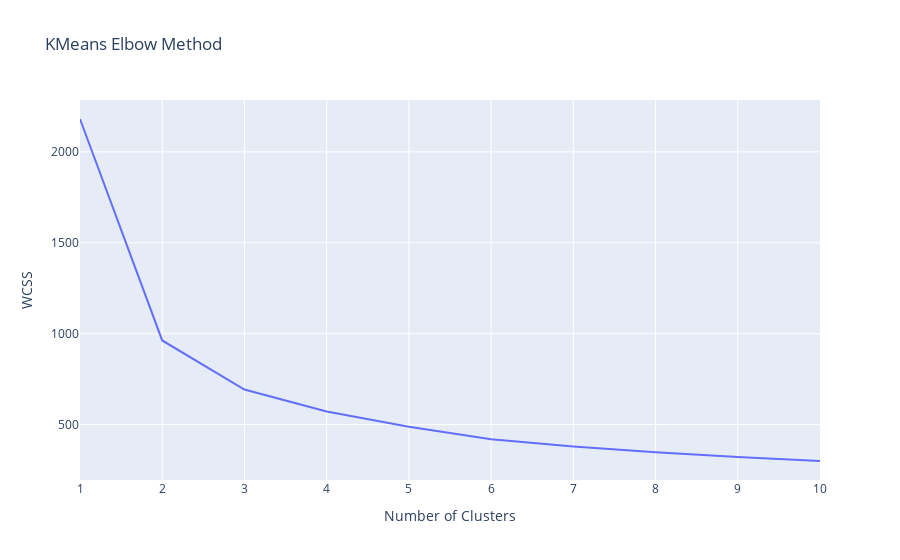

Notebook source saved alongside this figure:
### Markdown cell above
## K-Means

### Code cell
kmeans_wcss(X_pcs_2[:,:3],10)

### Figure 1 — Plotly figure (JSON) as saved in the notebook; plotly's stock layout.template omitted (floating-point values rounded to 4 significant figures)
{"data": [{"hovertemplate": "Number of Clusters=%{x}<br>WCSS=%{y}<extra></extra>", "legendgroup": "", "line": {"color": "#636efa", "dash": "solid"}, "marker": {"symbol": "circle"}, "mode": "lines", "name": "", "orientation": "v", "showlegend": false, "x": [1, 2, 3, 4, 5, 6, 7, 8, 9, 10], "xaxis": "x", "y": [2181.0, 962.6, 692.6, 571.8, 487.9, 419.7, 379.6, 348.3, 322.2, 299.8], "yaxis": "y", "type": "scatter"}], "layout": {"xaxis": {"anchor": "y", "domain": [0, 1], "title": {"text": "Number of Clusters"}, "type": "linear", "range": [1, 10], "autorange": true}, "yaxis": {"anchor": "x", "domain": [0, 1], "title": {"text": "WCSS"}, "type": "linear", "range": [195.3, 2285.0], "autorange": true}, "legend": {"tracegroupgap": 0}, "title": {"text": "KMeans Elbow Method"}, "autosize": true}}
